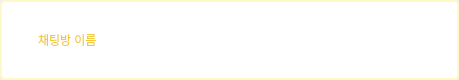
<?xml version="1.0" encoding="UTF-8"?>
<ui version="4.0">
 <class>chat_room_item_widget</class>
 <widget class="QWidget" name="chat_room_item_widget">
  <property name="geometry">
   <rect>
    <x>0</x>
    <y>0</y>
    <width>459</width>
    <height>80</height>
   </rect>
  </property>
  <property name="minimumSize">
   <size>
    <width>459</width>
    <height>80</height>
   </size>
  </property>
  <property name="maximumSize">
   <size>
    <width>459</width>
    <height>80</height>
   </size>
  </property>
  <property name="windowTitle">
   <string>Form</string>
  </property>
  <property name="styleSheet">
   <string notr="true">#out_widget {
	background-color: #FFFFFF;
	color: #F1C93B;
	border-style: solid;
	border-width: 2px;
	border-color: #FFF9C9;
	border-radius: 5px;
}
#out_widget:hover{
	background-color: #E6FFFD;
}



QLabel{
	color: #F1C93B;
	font: bold 16pt &quot;나눔고딕&quot;;
}</string>
  </property>
  <layout class="QVBoxLayout" name="verticalLayout">
   <property name="spacing">
    <number>0</number>
   </property>
   <property name="leftMargin">
    <number>0</number>
   </property>
   <property name="topMargin">
    <number>0</number>
   </property>
   <property name="rightMargin">
    <number>0</number>
   </property>
   <property name="bottomMargin">
    <number>0</number>
   </property>
   <item>
    <widget class="QWidget" name="out_widget" native="true">
     <layout class="QHBoxLayout" name="horizontalLayout">
      <item>
       <widget class="QWidget" name="profile" native="true">
        <property name="styleSheet">
         <string notr="true"/>
        </property>
        <layout class="QHBoxLayout" name="horizontalLayout_2">
         <item>
          <spacer name="horizontalSpacer">
           <property name="orientation">
            <enum>Qt::Horizontal</enum>
           </property>
           <property name="sizeType">
            <enum>QSizePolicy::Fixed</enum>
           </property>
           <property name="sizeHint" stdset="0">
            <size>
             <width>20</width>
             <height>20</height>
            </size>
           </property>
          </spacer>
         </item>
         <item>
          <widget class="QLabel" name="profile_name_label">
           <property name="text">
            <string>채팅방 이름</string>
           </property>
          </widget>
         </item>
        </layout>
       </widget>
      </item>
     </layout>
    </widget>
   </item>
  </layout>
 </widget>
 <resources/>
 <connections/>
</ui>
